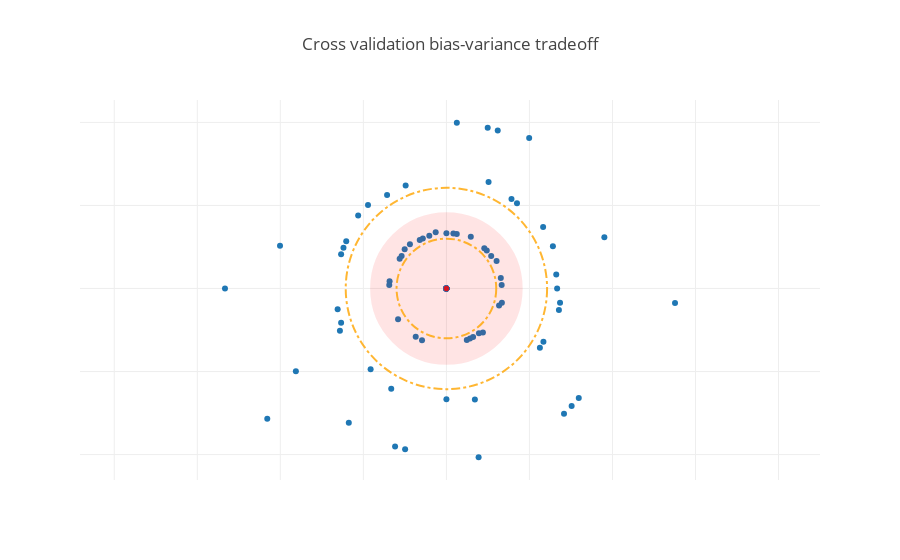

The notebook cell this image was saved under:
### Code cell
# visualize cross validation accuracy
fig = {
    'data': [score_trace],
    'layout': cross_validation_layout
}

iplot(fig, show_link=False)
